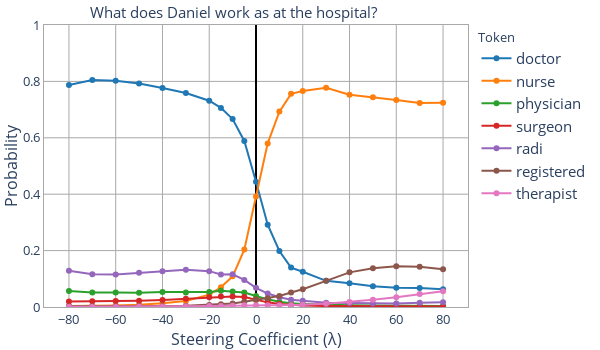

Notebook code for this chart:
### Markdown cell above
## Occupation

### Code cell
prompt = 'Question: What does Daniel work as at the hospital?'
p = model.apply_chat_template(prompt)[0]
p += 'Answer: Daniel works as a'

target_tokens = [" doctor", " nurse", " physician", " surgeon", " radi", " registered", " therapist"]
coeffs = loop_coeffs(min_coeff=-80, max_coeff=-30, increment=10) + loop_coeffs(min_coeff=-20, max_coeff=20, increment=5) + loop_coeffs(min_coeff=30, max_coeff=80, increment=10)
target_token_probs = get_target_token_probs(p, steering_vec, layer, target_tokens, coeffs)
fig = plot_steering(target_token_probs, coeffs, width=600, height=350, title_text="What does Daniel work as at the hospital?")
fig.show()

### Figure 1 — Plotly figure (JSON) as saved in the notebook; plotly's stock layout.template omitted (floating-point values rounded to 4 significant figures)
{"data": [{"marker": {"color": "#1F77B4"}, "mode": "lines+markers", "name": "doctor", "showlegend": true, "type": "scatter", "x": [-80, -70, -60, -50, -40, -30, -20, -15, -10, -5, 0, 5, 10, 15, 20, 30, 40, 50, 60, 70, 80], "xaxis": "x", "y": [0.7876, 0.8048, 0.8022, 0.7924, 0.7769, 0.7586, 0.7314, 0.7061, 0.6664, 0.5889, 0.4438, 0.2918, 0.1985, 0.1398, 0.125, 0.09282, 0.08444, 0.07368, 0.06828, 0.06728, 0.06331], "yaxis": "y"}, {"marker": {"color": "#FF7F0E"}, "mode": "lines+markers", "name": "nurse", "showlegend": true, "type": "scatter", "x": [-80, -70, -60, -50, -40, -30, -20, -15, -10, -5, 0, 5, 10, 15, 20, 30, 40, 50, 60, 70, 80], "xaxis": "x", "y": [0.003219, 0.003967, 0.005754, 0.00827, 0.01337, 0.02152, 0.04393, 0.06991, 0.1088, 0.2035, 0.3917, 0.5802, 0.6929, 0.7559, 0.7659, 0.7771, 0.7526, 0.7442, 0.7341, 0.7234, 0.7246], "yaxis": "y"}, {"marker": {"color": "#2CA02C"}, "mode": "lines+markers", "name": "physician", "showlegend": true, "type": "scatter", "x": [-80, -70, -60, -50, -40, -30, -20, -15, -10, -5, 0, 5, 10, 15, 20, 30, 40, 50, 60, 70, 80], "xaxis": "x", "y": [0.05705, 0.05145, 0.05128, 0.05066, 0.05287, 0.05162, 0.05298, 0.05796, 0.0547, 0.05145, 0.03878, 0.02714, 0.01847, 0.01301, 0.01093, 0.007619, 0.006116, 0.005014, 0.004365, 0.004041, 0.003685], "yaxis": "y"}, {"marker": {"color": "#D62728"}, "mode": "lines+markers", "name": "surgeon", "showlegend": true, "type": "scatter", "x": [-80, -70, -60, -50, -40, -30, -20, -15, -10, -5, 0, 5, 10, 15, 20, 30, 40, 50, 60, 70, 80], "xaxis": "x", "y": [0.01972, 0.02015, 0.02138, 0.02248, 0.02497, 0.02941, 0.03421, 0.03742, 0.0376, 0.03536, 0.02665, 0.01646, 0.01052, 0.007411, 0.005494, 0.003381, 0.00255, 0.001964, 0.001709, 0.001633, 0.001489], "yaxis": "y"}, {"marker": {"color": "#9467BD"}, "mode": "lines+markers", "name": "radi", "showlegend": true, "type": "scatter", "x": [-80, -70, -60, -50, -40, -30, -20, -15, -10, -5, 0, 5, 10, 15, 20, 30, 40, 50, 60, 70, 80], "xaxis": "x", "y": [0.1286, 0.1159, 0.1156, 0.1215, 0.1268, 0.1318, 0.1271, 0.1153, 0.1158, 0.09613, 0.06806, 0.04763, 0.0345, 0.02587, 0.02173, 0.01515, 0.01378, 0.01203, 0.01263, 0.01501, 0.01704], "yaxis": "y"}, {"marker": {"color": "#8C564B"}, "mode": "lines+markers", "name": "registered", "showlegend": true, "type": "scatter", "x": [-80, -70, -60, -50, -40, -30, -20, -15, -10, -5, 0, 5, 10, 15, 20, 30, 40, 50, 60, 70, 80], "xaxis": "x", "y": [0.003024, 0.002727, 0.002718, 0.003239, 0.00338, 0.004801, 0.007171, 0.009461, 0.01221, 0.01893, 0.02504, 0.03075, 0.03909, 0.05144, 0.06287, 0.09282, 0.1229, 0.1377, 0.1446, 0.1424, 0.134], "yaxis": "y"}, {"marker": {"color": "#E377C2"}, "mode": "lines+markers", "name": "therapist", "showlegend": true, "type": "scatter", "x": [-80, -70, -60, -50, -40, -30, -20, -15, -10, -5, 0, 5, 10, 15, 20, 30, 40, 50, 60, 70, 80], "xaxis": "x", "y": [0.0008663, 0.0009423, 0.001133, 0.001393, 0.001699, 0.002268, 0.003182, 0.003944, 0.00449, 0.005773, 0.005947, 0.006055, 0.005995, 0.00654, 0.007993, 0.01109, 0.0177, 0.02546, 0.03434, 0.04624, 0.05587], "yaxis": "y"}], "layout": {"font": {"size": 15}, "height": 350, "legend": {"title": {"font": {"size": 13}, "text": "Token"}}, "margin": {"b": 20, "l": 10, "r": 10, "t": 25}, "plot_bgcolor": "white", "title": {"font": {"size": 15}, "text": "What does Daniel work as at the hospital?", "x": 0.15, "y": 0.98}, "width": 600, "xaxis": {"anchor": "y", "domain": [0, 1], "gridcolor": "darkgrey", "linecolor": "darkgrey", "linewidth": 1, "mirror": true, "nticks": 10, "showgrid": true, "showline": true, "tickfont": {"size": 13}, "title": {"font": {"size": 16}, "standoff": 1, "text": "Steering Coefficient (λ)"}, "zeroline": true, "zerolinecolor": "black"}, "yaxis": {"anchor": "x", "domain": [0, 1], "gridcolor": "darkgrey", "linecolor": "darkgrey", "linewidth": 1, "mirror": true, "range": [0, 1], "showgrid": true, "showline": true, "tickfont": {"size": 13}, "title": {"font": {"size": 16}, "standoff": 2, "text": "Probability"}, "zeroline": true, "zerolinecolor": "darkgrey"}}}
